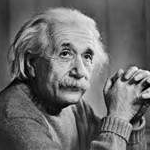
#> input picture einstein.bmp, 150 x 150 px
$ python img-reconstruct.py   (older library calls are emulated)
#> lines starting #> are read from the running program, lines starting #| are printed output that depends on the picture; after the words box and inside, x2 and y2 are one past the last pixel; in counts of white or black regions, pixels touching at a corner belong together
import numpy as np
import numpy.fft as fft
import scipy.ndimage as nd
import scipy.misc as misc
from math import pi

#Read in source image
source = nd.imread("einstein.bmp", flatten=True)
#> source: shape (150, 150) float32; min 0, max 255, mean 105.6

#Pad image to simulate oversampling
pad_len = len(source)
#> pad_len = 150
padded = np.pad(source, ((pad_len, pad_len),(pad_len, pad_len)), 'constant',
                constant_values=((0,0),(0,0)))
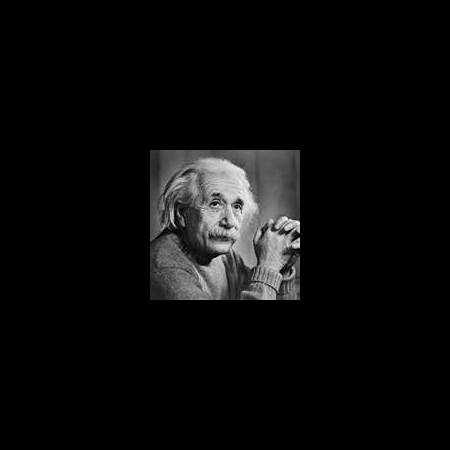
#> padded: shape (450, 450) float32; min 0, max 255, mean 11.7

ft = fft.fft2(padded)

#simulate diffraction pattern
diffract = np.abs(ft)

l = len(padded)
#> l = 450

#keep track of where the image is vs the padding
mask = np.ones((pad_len+2,pad_len+2))
mask = np.pad(mask, ((pad_len-1, pad_len-1),(pad_len-1, pad_len-1)), 'constant',
                constant_values=((0,0),(0,0)))
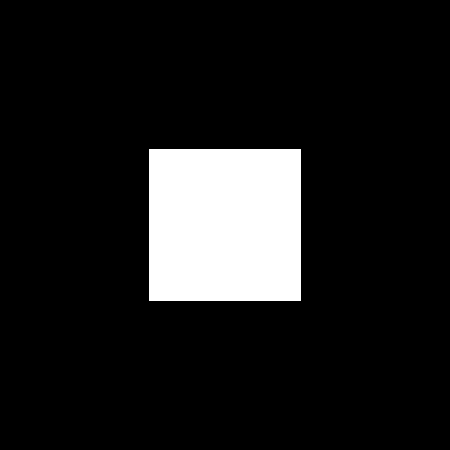
#> mask: shape (450, 450) float64; values 0 (black) and 1 (white), 11.4% white; 1 white region, box (x1, y1, x2, y2) and area: (149, 149, 301, 301) 23104

#Initial guess using random phase info
guess = diffract * np.exp(1j * np.random.rand(l,l) * 2 * pi)

#number of iterations
r = 801

#step size parameter
beta = 0.8

#previous result
prev = None
for s in range(0,r):
    #apply fourier domain constraints
    update = diffract * np.exp(1j * np.angle(guess))

#> (the run stopped early here; a loop or call above may not have finished)
